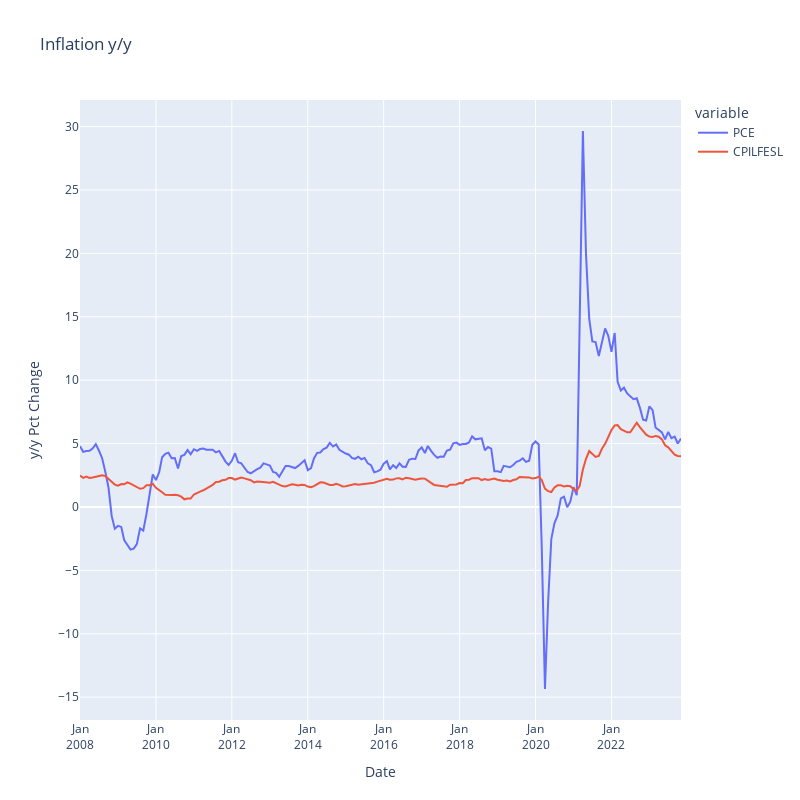

Notebook source saved alongside this figure:
### Code cell
fig = px.line(inf, x="DATE", y=["PCE","CPILFESL"],
              hover_data={"DATE": "|%B %d, %Y"},
              title='Inflation y/y')
fig.update_xaxes(
    dtick="M1",
    tickmode= 'auto',
    tickformat= '%b\n%Y')

fig.update_layout(
    autosize=False,
    width=800,
    height=800,
    xaxis_title="Date", 
    yaxis_title="y/y Pct Change"
)

### Figure 1 — Plotly figure (JSON) as saved in the notebook; plotly's stock layout.template omitted (floating-point values rounded to 4 significant figures; data arrays with more than 128 entries replaced by an {"elided": "..."} marker saying what was removed)
{"data": [{"hovertemplate": "variable=PCE<br>DATE=%{x|%B %d, %Y}<br>value=%{y}<extra></extra>", "legendgroup": "PCE", "line": {"color": "#636efa", "dash": "solid"}, "marker": {"symbol": "circle"}, "mode": "lines", "name": "PCE", "orientation": "v", "showlegend": true, "type": "scatter", "x": {"elided": "191 str values"}, "xaxis": "x", "y": {"elided": "191 float values"}, "yaxis": "y"}, {"hovertemplate": "variable=CPILFESL<br>DATE=%{x|%B %d, %Y}<br>value=%{y}<extra></extra>", "legendgroup": "CPILFESL", "line": {"color": "#EF553B", "dash": "solid"}, "marker": {"symbol": "circle"}, "mode": "lines", "name": "CPILFESL", "orientation": "v", "showlegend": true, "type": "scatter", "x": {"elided": "191 str values"}, "xaxis": "x", "y": {"elided": "191 float values"}, "yaxis": "y"}], "layout": {"autosize": false, "height": 800, "legend": {"title": {"text": "variable"}, "tracegroupgap": 0}, "title": {"text": "Inflation y/y"}, "width": 800, "xaxis": {"anchor": "y", "domain": [0, 1], "dtick": "M1", "tickformat": "%b\n%Y", "tickmode": "auto", "title": {"text": "Date"}}, "yaxis": {"anchor": "x", "domain": [0, 1], "title": {"text": "y/y Pct Change"}}}}
